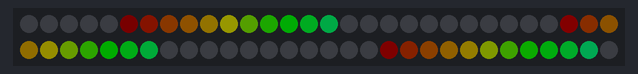
Bench run of a sketch on a simulated Arduino Uno, built with avr-gcc and run on an emulated ATmega328P. On the bench: 60 RGB LEDs in strip order, left to right, continuing on the next row. Dim RGB values are drawn brighter than linear; random numbers use the default seed unless the sketch sets one.

Above: at 1.15 s.
At 5.99 s:
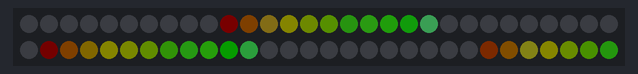
At 11.13 s:
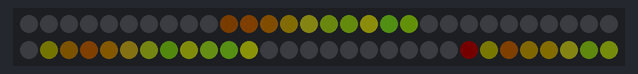
At 20.2 s:
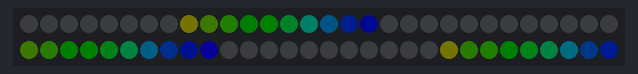
At 29.89 s:
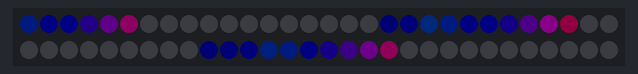
At 39.57 s:
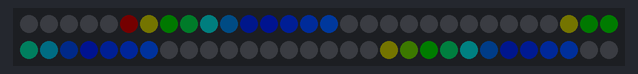

The sketch:

mover.ino
```cpp
/* aanimations
 *
 * By: Can't recall where I found this.
 *
 * Modified by: Andrew Tuline
 *
 * Date: January, 2017
 *
 * This sketch demonstrates how to blend between two animations running at the same time.
 *
 */

#include "FastLED.h"                                          // FastLED library.

#if FASTLED_VERSION < 3001000
#error "Requires FastLED 3.1 or later; check github for latest code."
#endif

#define LED_DT 12                                             // Data pin to connect to the strip.
#define LED_CK 11                                             // Clock pin for WS2801 or APA102.
#define COLOR_ORDER BGR                                       // It's GRB for WS2812 and BGR for APA102.
#define LED_TYPE APA102                                       // Using APA102, WS2812, WS2801. Don't forget to change LEDS.addLeds.
#define NUM_LEDS 60                                           // Number of LED's.

// Global variables can be changed on the fly.
uint8_t max_bright = 128;                                     // Overall brightness definition. It can be changed on the fly.

// have 3 independent CRGBs - 2 for the sources and one for the output
CRGB leds[NUM_LEDS];
CRGB leds2[NUM_LEDS];


// Palette definitions
CRGBPalette16 currentPalette = RainbowColors_p;
CRGBPalette16 targetPalette = ForestColors_p;
TBlendType    currentBlending;                                // NOBLEND or LINEARBLEND


void setup() {


  delay(1000);                                                // Power-up safety delay.
  Serial.begin(115200);                                        // Initialize serial port for debugging.

  LEDS.addLeds<LED_TYPE, LED_DT, LED_CK, COLOR_ORDER>(leds, NUM_LEDS);  // Use this for WS2801 or APA102
//  LEDS.addLeds<LED_TYPE, LED_DT, COLOR_ORDER>(leds, NUM_LEDS);  // Use this for WS2812

  FastLED.setBrightness(max_bright);
  set_max_power_in_volts_and_milliamps(5, 500);               // FastLED Power management set at 5V, 500mA.

  currentBlending = LINEARBLEND;

} // setup()


void loop() {

  EVERY_N_MILLISECONDS(100) {
    uint8_t maxChanges = 24;
    nblendPaletteTowardPalette(currentPalette, targetPalette, maxChanges);   // AWESOME palette blending capability.
  }

  EVERY_N_SECONDS(5) {                                        // Change the target palette to a random one every 5 seconds.
    static uint8_t baseC = random8();                         // You can use this as a baseline colour if you want similar hues in the next line.
    targetPalette = CRGBPalette16(CHSV(random8(), 255, random8(128,255)), CHSV(random8(), 255, random8(128,255)), CHSV(random8(), 192, random8(128,255)), CHSV(random8(), 255, random8(128,255)));
  }


  animationA();                                               // render the first animation into leds2
  FastLED.show();

} // loop()


void animationA() {                                             // running red stripe.
  for (int i = 0; i < NUM_LEDS; i++) {
    uint8_t red = (millis() / 5) + (i * 12);                    // speed, length
    if (red > 128) red = 0;
  leds[i] = ColorFromPalette(currentPalette, red, red, currentBlending);
  }
} // animationA()


/* void animationA() {                                             // running red stripe.
  for (int i = 0; i < NUM_LEDS; i++) {
    uint8_t red = (millis() / 10) + (i * 12);                    // speed, length
    if (red > 128) red = 0;
    leds2[i] = CRGB(red, 0, 0);
  }
} // animationA()
*/
```
